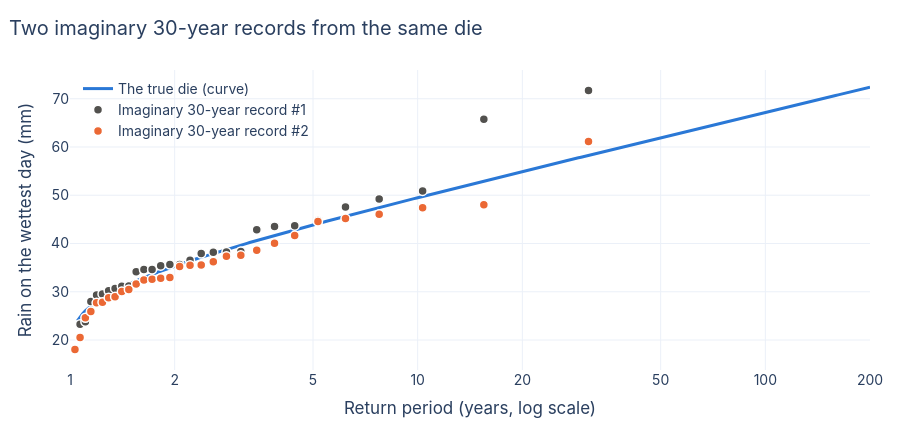

Notebook cell for this chart:
### Markdown cell above
Read it left to right: **common** days on the left, **rare** days on the right.
The further right, the bigger the number and the smaller the chance.

## 2. Thirty years of records is only thirty rolls

Why not just look at the past? Let's pretend the curve above is the true die and
**roll it for 30 years**, like a weather station with a 30-year record.

### Code cell
rng = np.random.default_rng(7)
YEARS = 30


def roll(n):
    return np.asarray(curve.quantiles(rng.uniform(0.001, 0.999, n).tolist()), dtype=float)


fig = go.Figure()
fig.add_trace(go.Scatter(x=rp_grid, y=curve_values(curve, rp_grid), mode="lines",
                         line=dict(color=BLUE, width=3), name="The true die (curve)"))
for i, color in enumerate((INK, ORANGE)):
    values = np.sort(roll(YEARS))
    plotting_rp = (YEARS + 1) / np.arange(YEARS, 0, -1)  # where each sorted year sits on the curve
    fig.add_trace(go.Scatter(x=plotting_rp, y=values, mode="markers", name=f"Imaginary 30-year record #{i + 1}",
                             marker=dict(size=9, color=color, line=dict(width=1.5, color="white"))))
layout(fig, "Two imaginary 30-year records from the same die",
       xaxis=log_rp_axis(range=[0, np.log10(200)]), yaxis_title="Rain on the wettest day (mm)",
       legend=dict(x=0.01, y=0.99, bgcolor="rgba(0,0,0,0)"))
fig.show()

### Figure 1 — Plotly figure (JSON) as saved in the notebook; plotly's stock layout.template omitted (floating-point values rounded to 4 significant figures; data arrays with more than 128 entries replaced by an {"elided": "..."} marker saying what was removed)
{"data": [{"line": {"color": "#2a78d6", "width": 3}, "mode": "lines", "name": "The true die (curve)", "type": "scatter", "x": {"elided": "300 float values"}, "y": {"elided": "300 float values"}}, {"marker": {"color": "#52514e", "line": {"color": "white", "width": 1.5}, "size": 9}, "mode": "markers", "name": "Imaginary 30-year record #1", "type": "scatter", "x": [1.033, 1.069, 1.107, 1.148, 1.192, 1.24, 1.292, 1.348, 1.409, 1.476, 1.55, 1.632, 1.722, 1.824, 1.938, 2.067, 2.214, 2.385, 2.583, 2.818, 3.1, 3.444, 3.875, 4.429, 5.167, 6.2, 7.75, 10.33, 15.5, 31.0], "y": [18.06, 23.25, 23.78, 27.96, 29.31, 29.53, 30.19, 30.69, 31.15, 31.21, 34.15, 34.59, 34.63, 35.41, 35.62, 35.64, 36.51, 37.92, 38.16, 38.24, 38.34, 42.85, 43.52, 43.7, 44.76, 47.57, 49.21, 50.9, 65.77, 71.68]}, {"marker": {"color": "#eb6834", "line": {"color": "white", "width": 1.5}, "size": 9}, "mode": "markers", "name": "Imaginary 30-year record #2", "type": "scatter", "x": [1.033, 1.069, 1.107, 1.148, 1.192, 1.24, 1.292, 1.348, 1.409, 1.476, 1.55, 1.632, 1.722, 1.824, 1.938, 2.067, 2.214, 2.385, 2.583, 2.818, 3.1, 3.444, 3.875, 4.429, 5.167, 6.2, 7.75, 10.33, 15.5, 31.0], "y": [18.06, 20.53, 24.59, 25.91, 27.7, 27.81, 28.77, 28.96, 30.03, 30.46, 31.63, 32.42, 32.59, 32.79, 32.96, 35.25, 35.48, 35.53, 36.23, 37.37, 37.57, 38.62, 40.07, 41.64, 44.53, 45.18, 46.04, 47.43, 48.01, 61.11]}], "layout": {"font": {"family": "Inter, Helvetica, Arial, sans-serif", "size": 14}, "height": 430, "legend": {"bgcolor": "rgba(0,0,0,0)", "x": 0.01, "y": 0.99}, "margin": {"b": 60, "l": 70, "r": 30, "t": 70}, "title": {"text": "Two imaginary 30-year records from the same die", "x": 0.01}, "xaxis": {"range": [0, 2.301], "tickvals": [1, 2, 5, 10, 20, 50, 100, 200], "title": {"text": "Return period (years, log scale)"}, "type": "log"}, "yaxis": {"title": {"text": "Rain on the wettest day (mm)"}}}}
